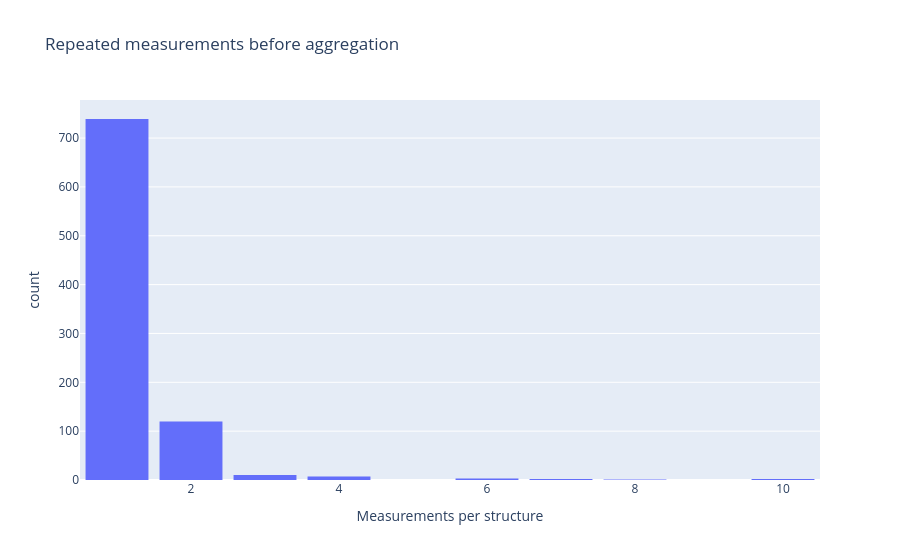

The notebook cell this image was saved under:
### Code cell
repeat_plot = px.histogram(
    aggregated,
    x="n_measurements",
    nbins=max(1, int(aggregated["n_measurements"].max())),
    title="Repeated measurements before aggregation",
    labels={"n_measurements": "Measurements per structure", "count": "Molecules"},
)
repeat_plot.update_layout(bargap=0.15)
repeat_plot.show()

### Figure 1 — Plotly figure (JSON) as saved in the notebook; plotly's stock layout.template omitted (floating-point values rounded to 4 significant figures; data arrays with more than 128 entries replaced by an {"elided": "..."} marker saying what was removed)
{"data": [{"bingroup": "x", "hovertemplate": "Measurements per structure=%{x}<br>count=%{y}<extra></extra>", "legendgroup": "", "marker": {"color": "#636efa", "pattern": {"shape": ""}}, "name": "", "nbinsx": 10, "orientation": "v", "showlegend": false, "type": "histogram", "x": {"elided": "884 int values"}, "xaxis": "x", "yaxis": "y"}], "layout": {"bargap": 0.15, "barmode": "relative", "legend": {"tracegroupgap": 0}, "title": {"text": "Repeated measurements before aggregation"}, "xaxis": {"anchor": "y", "domain": [0, 1], "title": {"text": "Measurements per structure"}}, "yaxis": {"anchor": "x", "domain": [0, 1], "title": {"text": "count"}}}}
